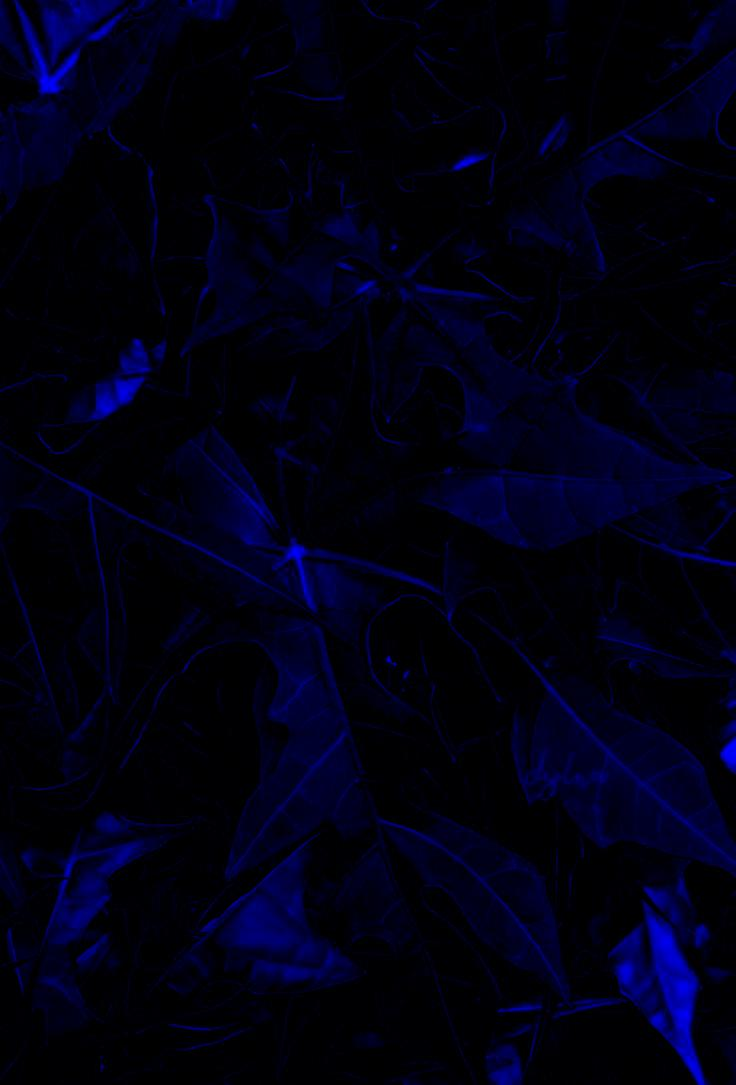
#> input picture Daun_pepaya_blue.jpg, 736 x 1085 px, given in place of Daun pepaya.jpeg, which was not available
$ python Rgb.py
#> lines starting #> are read from the running program, lines starting #| are printed output that depends on the picture; pictures that were not available may be replaced by others from this repository, and a replacement may not be noted
import numpy as np
import imageio.v3 as img

def process_image(image_path, output_prefix, color):
#> called with output_prefix = 'Daun_pepaya', color = 'blue'
    image = img.imread(image_path)
#> image is the input picture: shape (1085, 736, 3); mean R, G, B 0.5, 0.4, 18.7

    if len(image.shape) < 3 or image.shape[2] != 3:
        print(f"Format gambar harus RGB: {image_path}")
        return

    red = image[:, :, 0]
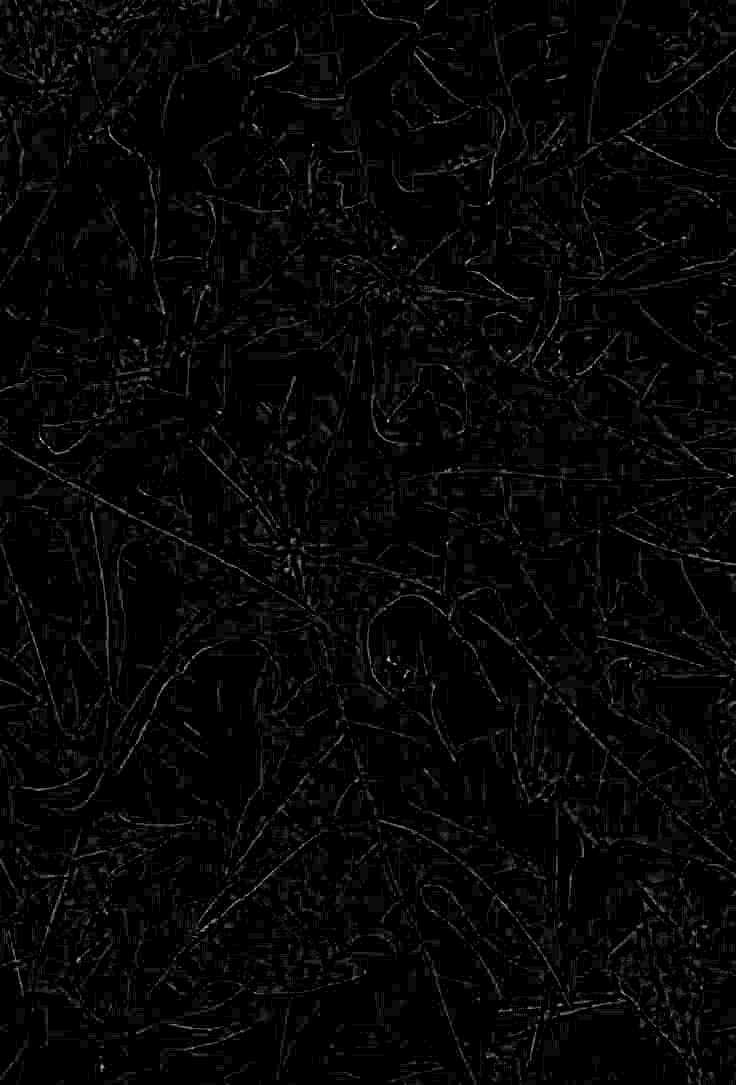
#> red: shape (1085, 736); min 0, max 20, mean 0.506; drawn with min black and max white
    green = image[:, :, 1]
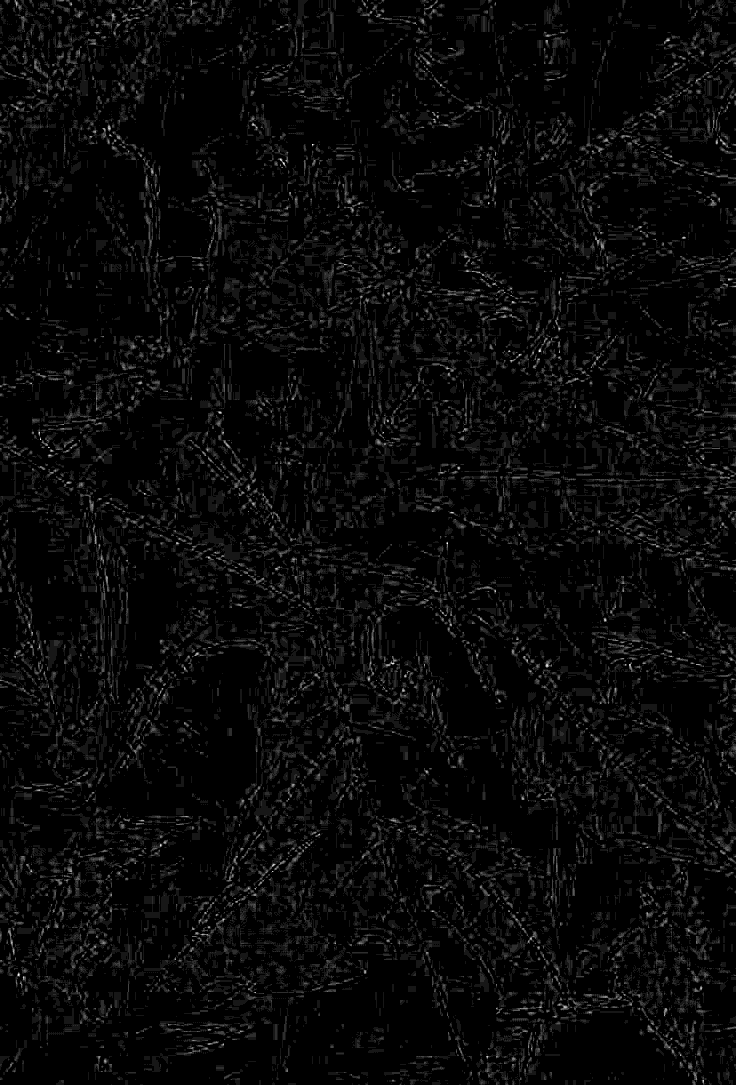
#> green: shape (1085, 736); min 0, max 11, mean 0.389; drawn with min black and max white
    blue = image[:, :, 2]
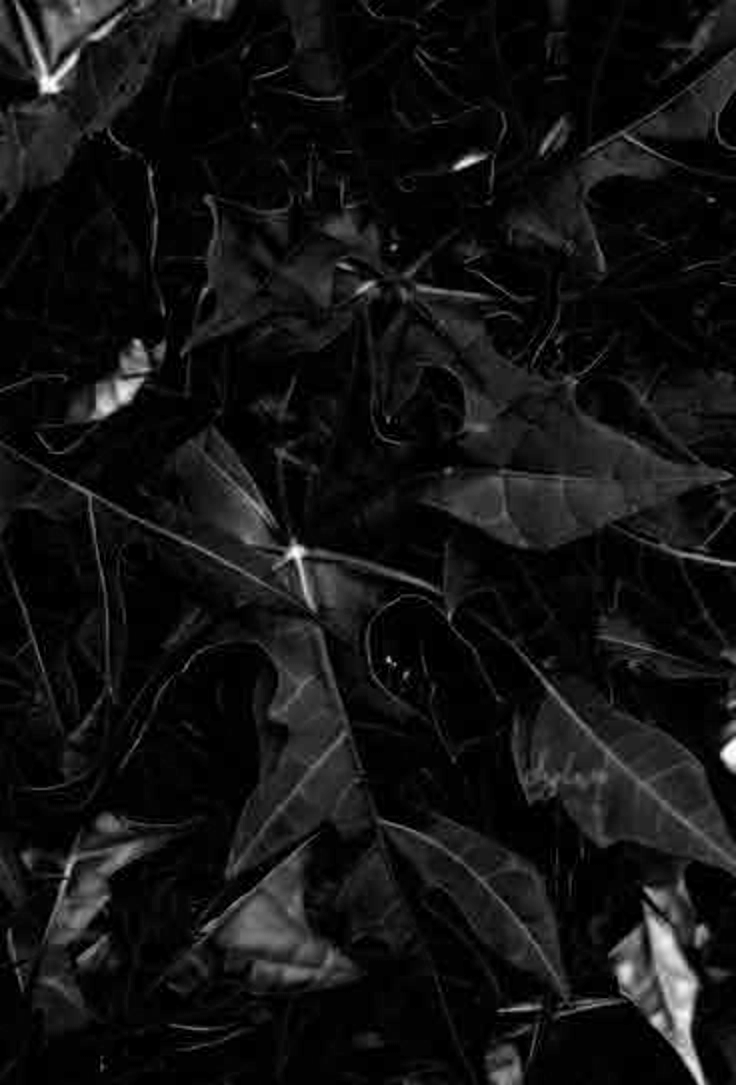
#> blue: shape (1085, 736); min 0, max 255, mean 18.7

    image_color = np.zeros_like(image)

    if color == "red":
        image_color[:, :, 0] = red
    elif color == "green":
        image_color[:, :, 1] = green
    elif color == "blue":
        image_color[:, :, 2] = blue
    elif color == "grayscale":
        gray = 0.299 * red + 0.587 * green + 0.144 * blue
        image_color[:, :, 0] = gray
        image_color[:, :, 1] = gray
        image_color[:, :, 2] = gray
    elif color == "binary":
        gray = 0.299 * red + 0.587 * green + 0.144 * blue
        threshold = 100
        binary_image = np.where(gray > threshold, 255, 0).astype(np.uint8)
        image_color[:, :, 0] = binary_image
        image_color[:, :, 1] = binary_image
        image_color[:, :, 2] = binary_image

    img.imwrite(f"{output_prefix}_{color}.jpg", image_color)
    print(f"Proses Berhasil untuk gambar: {image_path} dengan warna {color}")

image_paths = [
    "D:\\Mata Kuliah Semester 5\\Pengolahan Citra Digital\\Daun pepaya.jpeg",
    "D:\\Mata Kuliah Semester 5\\Pengolahan Citra Digital\\Kenikir.jpeg",
    "D:\\Mata Kuliah Semester 5\\Pengolahan Citra Digital\\Singkong.jpeg"
]

output_prefixes = ["Daun_pepaya", "Kenikir", "Singkong"]

colors = ["blue"]

for image_path, output_prefix in zip(image_paths, output_prefixes):
    for color in colors:
        process_image(image_path, output_prefix, color)
#> pass 2 of the loop `for image_path, output_prefix in zip(image_paths, output_prefixes):`:
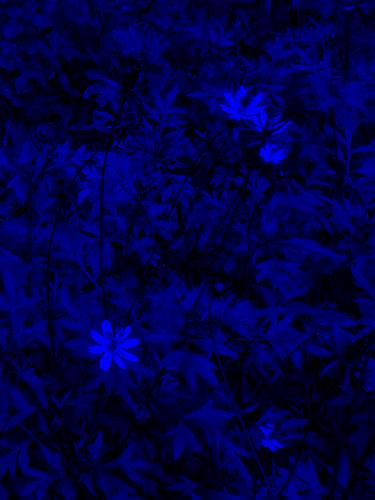
#> input picture Kenikir_blue.jpg, 375 x 500 px, given in place of Kenikir.jpeg, which was not available
#> in process_image, image is the input picture: shape (500, 375, 3); mean R, G, B 1, 0.9, 70.6
#> red: shape (500, 375)
#> in process_image (call 2), `green = image[:, :, 1]`:
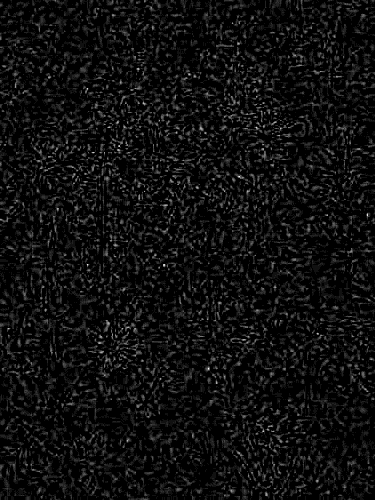
#> green: shape (500, 375); min 0, max 15, mean 0.873; drawn with min black and max white
#> in process_image (call 2), `blue = image[:, :, 2]`:
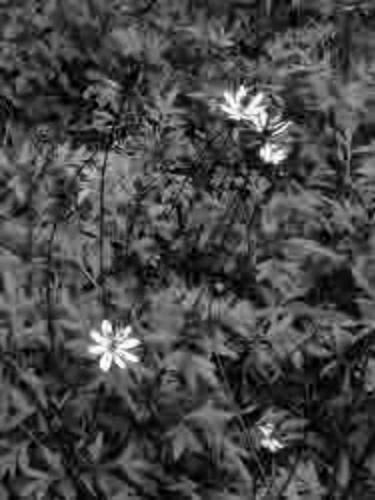
#> blue: shape (500, 375); min 0, max 255, mean 70.6
#> image_color: shape (500, 375, 3)
